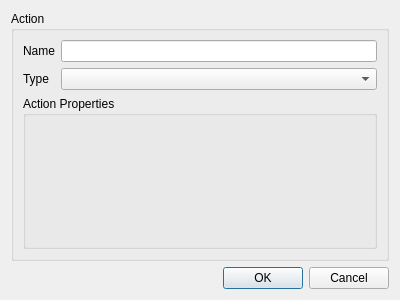
<?xml version="1.0" encoding="UTF-8"?>
<ui version="4.0">
 <class>ActionItem</class>
 <widget class="QDialog" name="ActionItem">
  <property name="geometry">
   <rect>
    <x>0</x>
    <y>0</y>
    <width>400</width>
    <height>300</height>
   </rect>
  </property>
  <property name="sizePolicy">
   <sizepolicy hsizetype="Fixed" vsizetype="Fixed">
    <horstretch>0</horstretch>
    <verstretch>0</verstretch>
   </sizepolicy>
  </property>
  <property name="minimumSize">
   <size>
    <width>400</width>
    <height>300</height>
   </size>
  </property>
  <property name="maximumSize">
   <size>
    <width>400</width>
    <height>300</height>
   </size>
  </property>
  <property name="windowTitle">
   <string>Dialog</string>
  </property>
  <layout class="QVBoxLayout" name="verticalLayout">
   <item>
    <widget class="QGroupBox" name="groupBox">
     <property name="title">
      <string>Action</string>
     </property>
     <layout class="QVBoxLayout" name="verticalLayout_2">
      <item>
       <layout class="QFormLayout" name="formLayout">
        <item row="0" column="0">
         <widget class="QLabel" name="label_2">
          <property name="text">
           <string>Name</string>
          </property>
         </widget>
        </item>
        <item row="0" column="1">
         <widget class="QLineEdit" name="edtName"/>
        </item>
        <item row="1" column="0">
         <widget class="QLabel" name="label">
          <property name="text">
           <string>Type</string>
          </property>
         </widget>
        </item>
        <item row="1" column="1">
         <widget class="QComboBox" name="cmbActionType"/>
        </item>
       </layout>
      </item>
      <item>
       <widget class="QGroupBox" name="groupBox_2">
        <property name="title">
         <string>Action Properties</string>
        </property>
        <layout class="QVBoxLayout" name="verticalLayout_3">
         <item>
          <widget class="QStackedWidget" name="widgetStack"/>
         </item>
        </layout>
       </widget>
      </item>
     </layout>
    </widget>
   </item>
   <item>
    <widget class="QDialogButtonBox" name="buttonBox">
     <property name="orientation">
      <enum>Qt::Horizontal</enum>
     </property>
     <property name="standardButtons">
      <set>QDialogButtonBox::Cancel|QDialogButtonBox::Ok</set>
     </property>
    </widget>
   </item>
  </layout>
 </widget>
 <tabstops>
  <tabstop>edtName</tabstop>
  <tabstop>cmbActionType</tabstop>
 </tabstops>
 <resources/>
 <connections>
  <connection>
   <sender>buttonBox</sender>
   <signal>accepted()</signal>
   <receiver>ActionItem</receiver>
   <slot>accept()</slot>
   <hints>
    <hint type="sourcelabel">
     <x>257</x>
     <y>290</y>
    </hint>
    <hint type="destinationlabel">
     <x>157</x>
     <y>274</y>
    </hint>
   </hints>
  </connection>
  <connection>
   <sender>buttonBox</sender>
   <signal>rejected()</signal>
   <receiver>ActionItem</receiver>
   <slot>reject()</slot>
   <hints>
    <hint type="sourcelabel">
     <x>325</x>
     <y>290</y>
    </hint>
    <hint type="destinationlabel">
     <x>286</x>
     <y>274</y>
    </hint>
   </hints>
  </connection>
 </connections>
</ui>
